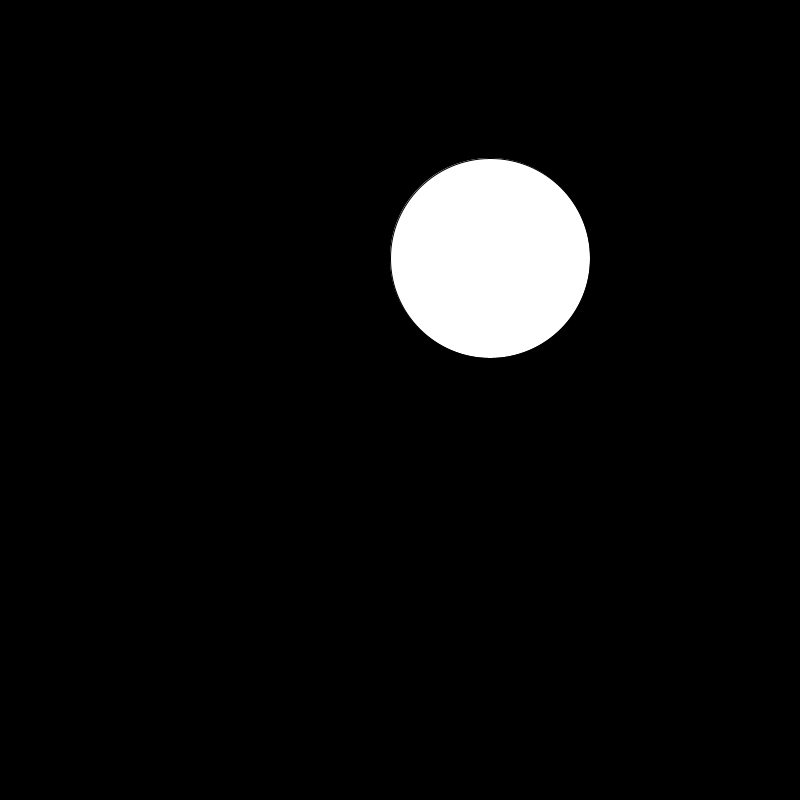
Frame 1 (no input)
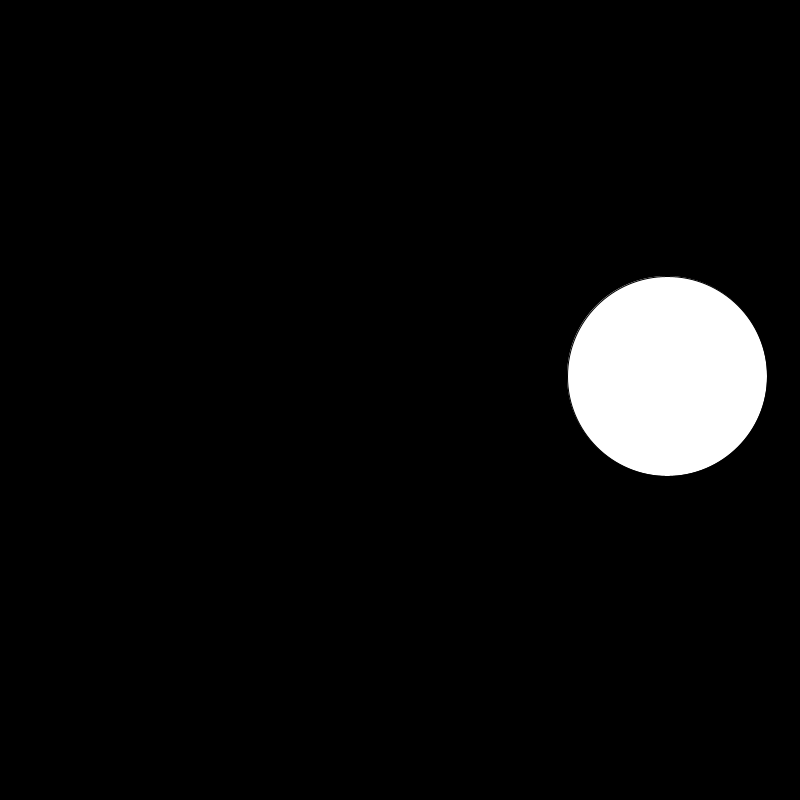
Frame 60 (the mouse pressed at the canvas centre just before this capture)
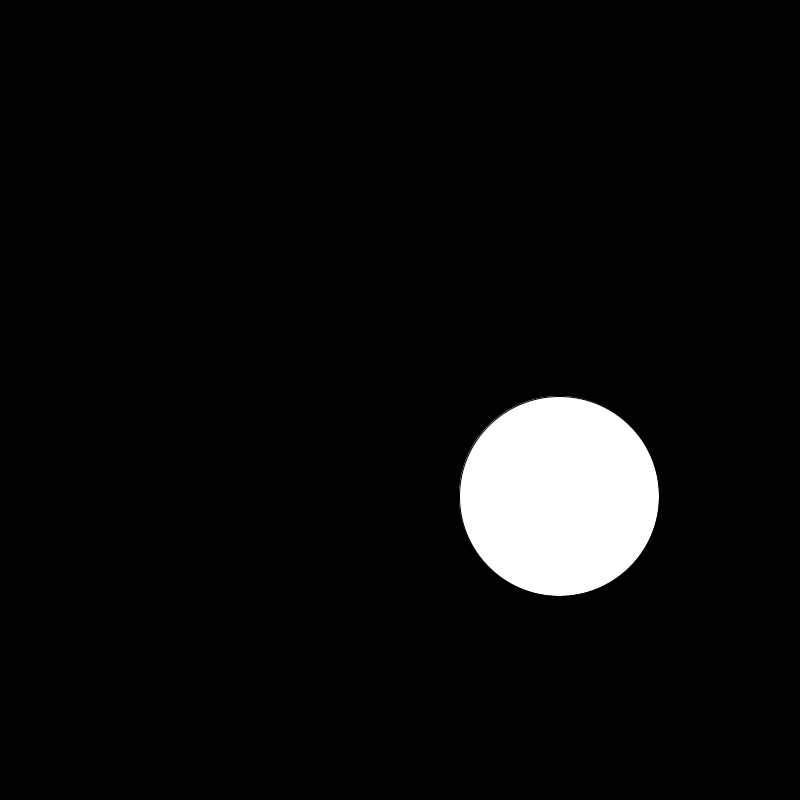
Frame 120 (the mouse held since frame 60 and released just before this capture)

The Processing sketch that drew these frames (run headless with seeded random() and noise(); from frame 60 on, the mouse is pressed at the canvas centre):

// Processing sketch: bouncing_ball
// ── bouncing_ball.pde
/*
Patrick Lansdale
1/28/14
Bouncing Ball Program
*/

ball b;

void setup() {
  size(800, 800);
  b = new ball();
  b.rad = 100;
  b.x = (int)random(b.rad+1, width-b.rad-1);
  b.y = (int)random(b.rad+1, height-b.rad-1);
  b.speedX = 3;
  b.speedY = 2;

  b.draw();
}

void draw() {
  background(0);
  b.move();
  b.draw();
}


// ── ball.pde
class ball {

  int x;
  int y;
  int speedX;
  int speedY;
  int rad;

  void draw() {
    ellipse(x, y, 2*rad, 2*rad);
  }
  
  void move() {
    x = x + speedX;
    y = y + speedY; 
    if (x<=width-rad) {
      speedX = -1*speedX;
    }
    if (x>=rad) {
      speedX = -1*speedX;
    }
    if (y<=height-rad) {
      speedY = -1*speedY;
    }
    if (y>=rad) {
      speedY = -1*speedY;
    }
  }
}
